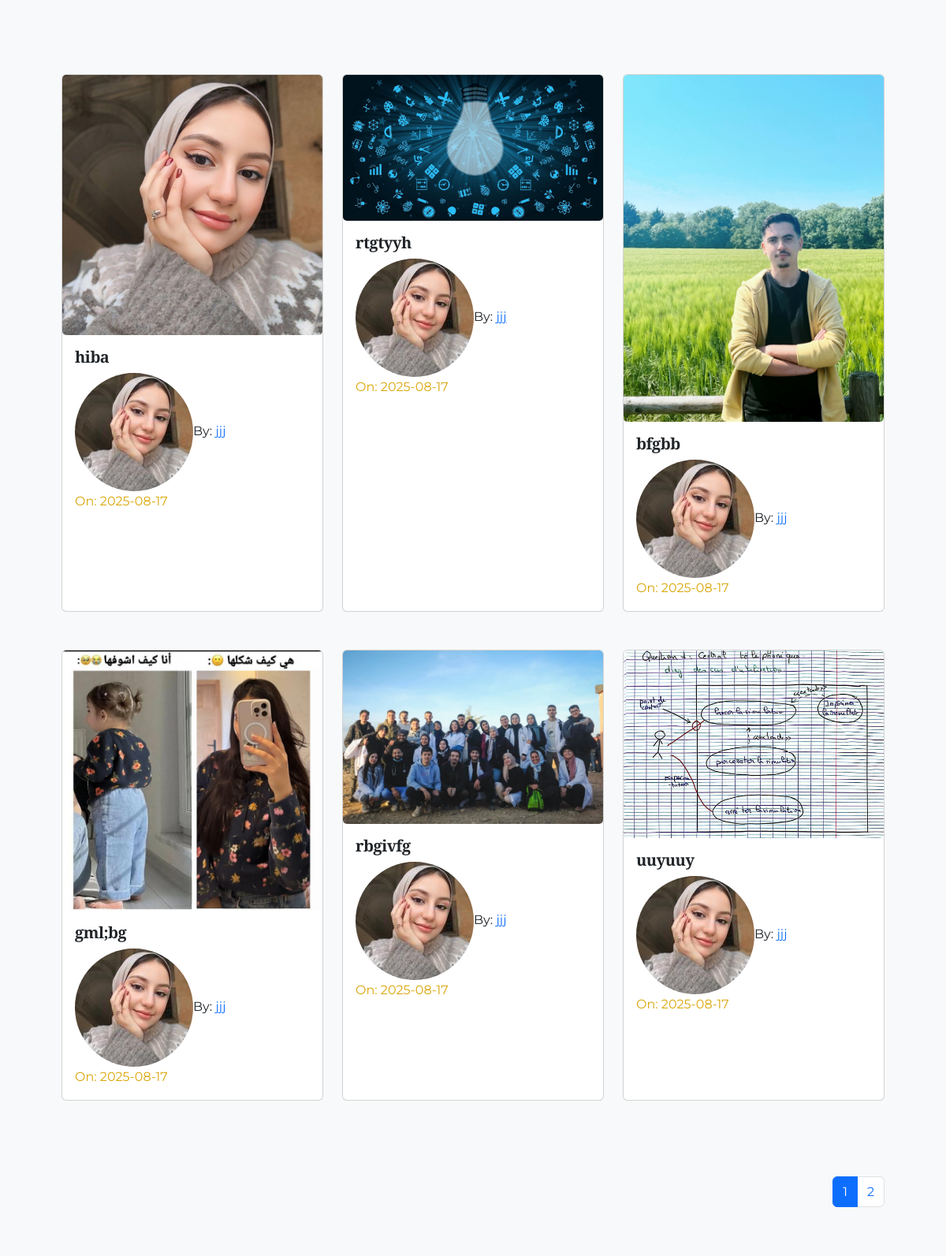
The app's page /Python (middle part), older data.
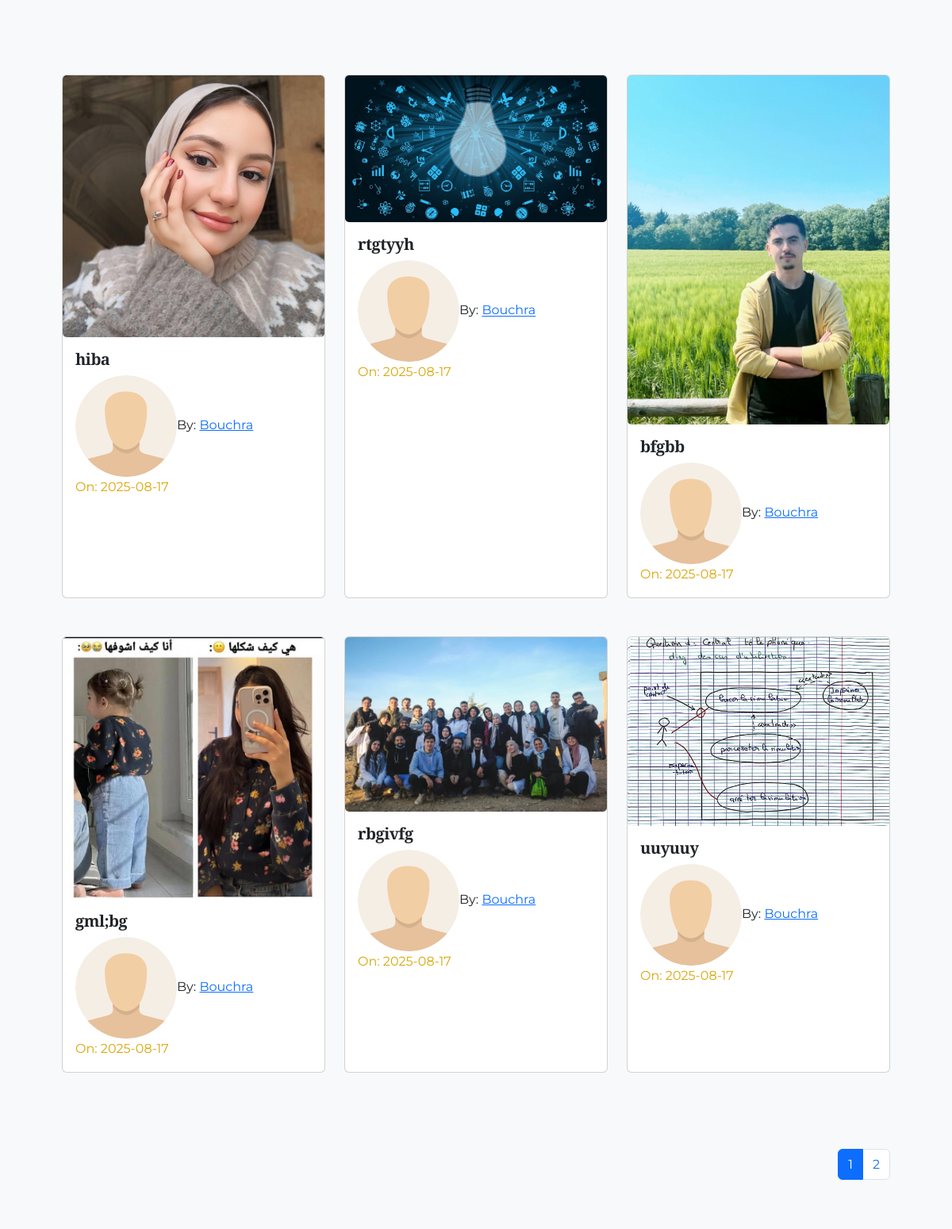
The same page, newer data.
### pythonic/models.py (models this page shows, shortened)
class Lesson(db.Model):
    id = db.Column(db.Integer, primary_key=True)
    title = db.Column(db.String(100), nullable=False)
    date_posted = db.Column(db.DateTime, nullable=False, default=datetime.utcnow)
    content = db.Column(db.Text, nullable=False)
    thumbnail = db.Column(
        db.String(20), nullable=False, default="default_thumbnail.jpg"
    )
    slug = db.Column(db.String(32), nullable=False)
    user_id = db.Column(db.Integer, db.ForeignKey("user.id"), nullable=False)
    course_id = db.Column(db.Integer, db.ForeignKey("course.id"), nullable=False)

class User(db.Model, UserMixin):
    id = db.Column(db.Integer, primary_key=True)
    fname = db.Column(db.String(25), nullable=False)
    lname = db.Column(db.String(25), nullable=False)
    username = db.Column(db.String(25), unique=True, nullable=False)
    email = db.Column(db.String(125), unique=True, nullable=False)
    image_file = db.Column(db.String(20), nullable=False, default="default.png")
    bio = db.Column(db.Text, nullable=True)
    password = db.Column(db.String(60), nullable=False)
    lessons = db.relationship("Lesson", backref="author", lazy=True)

### pythonic/courses/routes.py (the view)
@courses_bp.route("/<string:course_title>")
def course(course_title):
    course = Course.query.filter_by(title=course_title).first()
    course_id = course.id if course else None
    course = Course.query.get_or_404(course_id)
    page = request.args.get("page", 1, type=int)
    lessons = Lesson.query.filter_by(course_id=course_id).paginate(
        page=page, per_page=6
    )
    return render_template(
        "course.html",
        title=course.title,
        course=course,
        lessons=lessons,
    )

### pythonic/templates/course.html (shortened to what this page needs)
{% extends "layout.html"%}
{% block content %}
<section class="bg-light">
    <div class="container p-5">
        <div class="row">
            {% for lesson in lessons.items %}
            <div class="col-sm-12 col-md-6 col-lg-4 pb-5 d-flex align-items-stretch">
                <div class="card lesson">
                    <img src="{{url_for('static', filename='lesson_thumbnails/'+lesson.thumbnail)}}" class="card-img">
                    <div class="card-body d-flex flex-column">
                        <h5 class="card-title">
                            <a class="text-decoration-none text-dark"
                                href="{{url_for('lessons.lesson', lesson_slug=lesson.slug, course=lesson.course_name.title)}}">{{lesson.title}}</a>
                        </h5>
                        <span><img class="article-img rounded-circle"
                                src="{{url_for('static', filename='user_pics/'+lesson.author.image_file)}}" alt="">By:
                            <a href="{{url_for('users.author', username=lesson.author.username)}}"
                                class="link">{{lesson.author.username}}</a></span>
                        <span class="text-muted">On: {{lesson.date_posted.strftime('%Y-%m-%d')}}</span>
                    </div>
                </div>
            </div>
            {% endfor %}
            <nav class="mt-5" aria-label="...">
                <ul class="pagination" style="display: flex; justify-content: flex-end">
                    {% for page_num in lessons.iter_pages(left_edge=1, right_edge=1, left_current=1, right_current=2) %}
                    {% if page_num %}
                    {% if lessons.page == page_num %}
                    <li class="page-item active">
                        <a href="{{url_for('courses.course', course_title=course.title, page=page_num)}}"
                            class="page-link">{{page_num}}</a>
                    </li>
                    {%else%}
                    <li class="page-item">
                        <a href="{{url_for('courses.course', course_title=course.title, page=page_num)}}"
                            class="page-link">{{page_num}}</a>
                    </li>
                    {%endif%}
                    {% else %}
                    <span class="mx-2">...</span>
                    {% endif %}
                    {% endfor %}
                </ul>
            </nav>
        </div>
    </div>
</section>
{% endblock content%}

### pythonic/templates/layout.html (shortened to what this page needs)
<!DOCTYPE html>
<html lang="fr">
<head>
    <link href="https://cdn.jsdelivr.net/npm/bootstrap@5.3.0/dist/css/bootstrap.min.css" rel="stylesheet">
    <link rel="stylesheet" href="https://cdn.jsdelivr.net/npm/bootstrap-icons@1.10.0/font/bootstrap-icons.css">
    <link href="https://unpkg.com/aos@2.3.1/dist/aos.css" rel="stylesheet">
</head>
<body>
    <main>
        {% block content %}{% endblock %}
    </main>
</body>
</html>

### pythonic/templates/layout.html (style rules this page uses)
:root { --primary-gradient: linear-gradient(135deg, #f9c50d 0%, #ff9500 100%); --primary-shadow: rgba(249, 197, 13, 0.4); --primary-light: rgba(249, 197, 13, 0.1); --marron-fonce: #daa60a; --marron-dore: #f9c50d; --marron-clair: #fad450; --beige: #333333; --beige-clair: #F8F9FA; --blanc: #FFFFFF; --noir: #212121; --transition: all 0.4s cubic-bezier(0.645, 0.045, 0.355, 1); }
body { font-family: 'Montserrat', sans-serif; background-color: var(--beige-clair); color: var(--noir); overflow-x: hidden; line-height: 1.6; }
h1, h2, h3, h4, h5, .display-1, .display-2, .display-3 { font-family: 'Playfair Display', serif; font-weight: 600; color: var(--marron-fonce); letter-spacing: -0.5px; }
.bg-light { background-color: var(--beige-clair) !important; }
.text-muted { color: var(--marron-fonce) !important; }

Row changes from the older to the newer data that the page shows:
changed through a linked row, Lesson "hiba": image_file: a different picture; author.username "jjj" → "Bouchra"
changed through a linked row, Lesson "rtgtyyh": image_file: a different picture; author.username "jjj" → "Bouchra"
changed through a linked row, Lesson "bfgbb": image_file: a different picture; author.username "jjj" → "Bouchra"
changed through a linked row, Lesson "gml;bg": image_file: a different picture; author.username "jjj" → "Bouchra"
changed through a linked row, Lesson "rbgivfg": image_file: a different picture; author.username "jjj" → "Bouchra"
changed through a linked row, Lesson "uuyuuy": image_file: a different picture; author.username "jjj" → "Bouchra"
